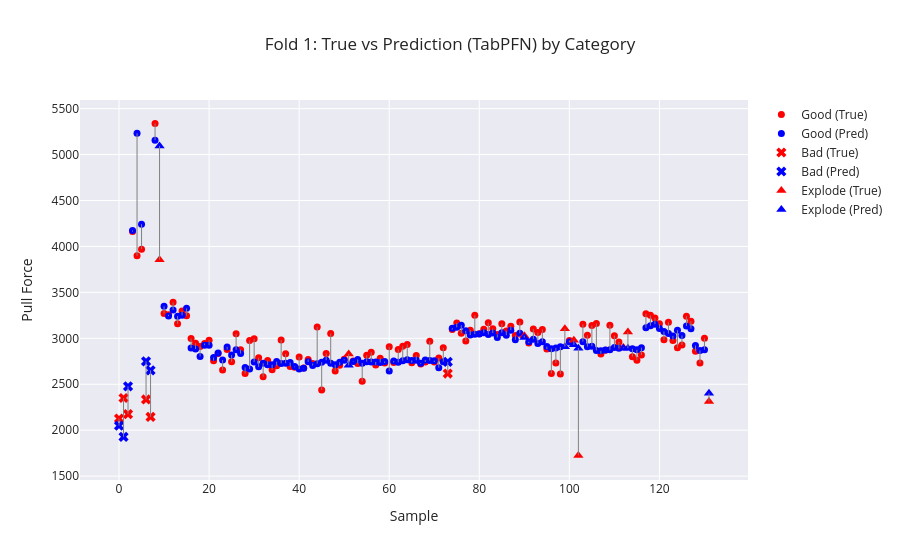
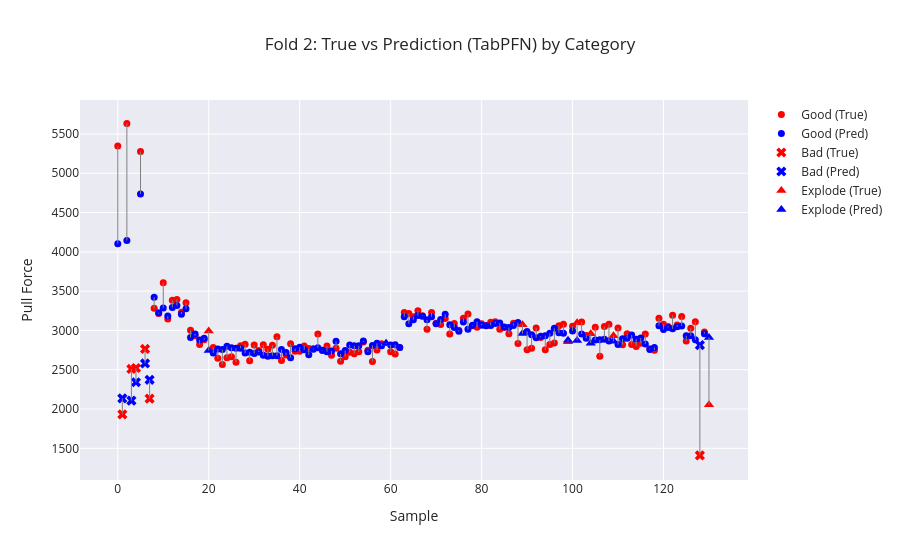
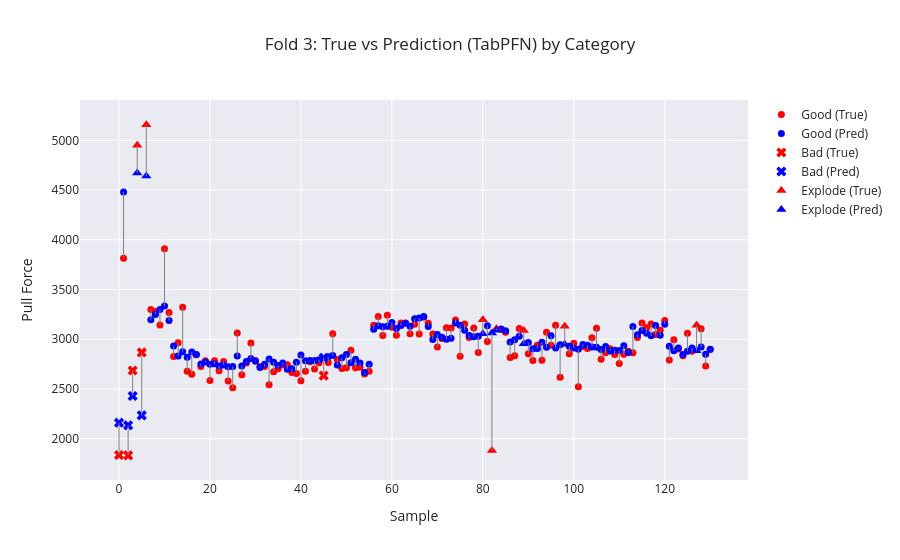

The code cell stored with these charts, in order, in its notebook:
### Markdown cell above
# Cross Validation

### Code cell
cross_df = pd.read_csv("data/train_dev_data.csv")

skf = StratifiedKFold(n_splits=3, shuffle=True, random_state=42)

mae_list = []
rmse_list = []
R2_list = []

for fold, (train_index, val_index) in enumerate(skf.split(cross_df["Sample ID"], cross_df["Category"])):
    x_tr, y_tr = get_features_and_target(cross_df.iloc[train_index], target_column) 
    x_val, y_val = get_features_and_target(cross_df.iloc[val_index], target_column)


    x_tr['Physical_Calc'] = compute_physical_calc(x_tr) 
    x_val['Physical_Calc'] = compute_physical_calc(x_val)

    y_tr_delta = y_tr - x_tr['Physical_Calc'] 
    y_val_delta = y_val - x_val['Physical_Calc']

    x_train_res = x_tr.drop(columns=['Physical_Calc'])
    x_dev_res = x_val.drop(columns=['Physical_Calc'])

    regressor = TabPFNRegressor()
    regressor.fit(x_train_res, y_tr_delta)

    preds = regressor.predict(x_dev_res)
    final_pred = x_val['Physical_Calc'] + preds

    mae  = mean_absolute_error(y_val, final_pred)
    rmse = root_mean_squared_error(y_val, final_pred)
    R2   = r2_score(y_val, final_pred)

    mae_list.append(mae) 
    rmse_list.append(rmse) 
    R2_list.append(R2)

    # Categories
    categories= cross_df.iloc[val_index]["Category"].values

    plot_visualizer(
        true_vals=y_val,
        pred_vals=final_pred,
        categories=categories,
        title=f"Fold {fold+1}: True vs Prediction ({model}) by Category"
    )

    print(f"\nFold {fold+1}")
    print("MAE :", mae)
    print("RMSE:", rmse)
    print("R²  :", R2)

mae_mean = np.mean(mae_list) 
rmse_mean = np.mean(rmse_list) 
R2_mean = np.mean(R2_list)
